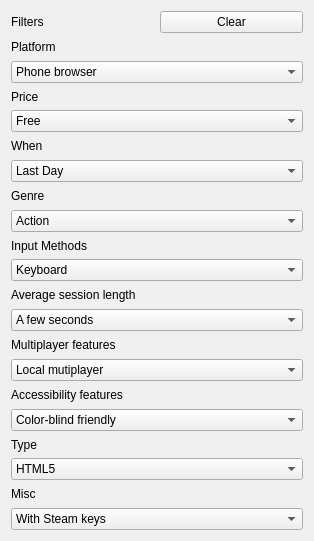
<?xml version="1.0" encoding="UTF-8"?>
<ui version="4.0">
 <class>Form</class>
 <widget class="QWidget" name="Form">
  <property name="geometry">
   <rect>
    <x>0</x>
    <y>0</y>
    <width>314</width>
    <height>541</height>
   </rect>
  </property>
  <property name="windowTitle">
   <string>Form</string>
  </property>
  <layout class="QGridLayout" name="gridLayout">
   <item row="0" column="0">
    <widget class="QLabel" name="label">
     <property name="text">
      <string>Filters</string>
     </property>
    </widget>
   </item>
   <item row="0" column="1">
    <widget class="QPushButton" name="pushButton_2">
     <property name="text">
      <string>Clear</string>
     </property>
     <property name="icon">
      <iconset>
       <normaloff>../icons/cleaning_services_24dp_1F1F1F_FILL0_wght400_GRAD0_opsz24.png</normaloff>../icons/cleaning_services_24dp_1F1F1F_FILL0_wght400_GRAD0_opsz24.png</iconset>
     </property>
    </widget>
   </item>
   <item row="1" column="0" colspan="2">
    <widget class="QLabel" name="label_2">
     <property name="text">
      <string>Platform</string>
     </property>
    </widget>
   </item>
   <item row="2" column="0" colspan="2">
    <widget class="QComboBox" name="comboBox_2">
     <item>
      <property name="text">
       <string>Phone browser</string>
      </property>
      <property name="icon">
       <iconset>
        <normaloff>../icons/captive_portal_24dp_1F1F1F_FILL0_wght400_GRAD0_opsz24.png</normaloff>../icons/captive_portal_24dp_1F1F1F_FILL0_wght400_GRAD0_opsz24.png</iconset>
      </property>
     </item>
     <item>
      <property name="text">
       <string>Web browser</string>
      </property>
      <property name="icon">
       <iconset>
        <normaloff>../icons/captive_portal_24dp_1F1F1F_FILL0_wght400_GRAD0_opsz24.png</normaloff>../icons/captive_portal_24dp_1F1F1F_FILL0_wght400_GRAD0_opsz24.png</iconset>
      </property>
     </item>
     <item>
      <property name="text">
       <string>Windows</string>
      </property>
      <property name="icon">
       <iconset>
        <normaloff>../icons/desktop_windows_24dp_1F1F1F_FILL0_wght400_GRAD0_opsz24.png</normaloff>../icons/desktop_windows_24dp_1F1F1F_FILL0_wght400_GRAD0_opsz24.png</iconset>
      </property>
     </item>
     <item>
      <property name="text">
       <string>macOS</string>
      </property>
      <property name="icon">
       <iconset>
        <normaloff>../icons/desktop_mac_24dp_1F1F1F_FILL0_wght400_GRAD0_opsz24.png</normaloff>../icons/desktop_mac_24dp_1F1F1F_FILL0_wght400_GRAD0_opsz24.png</iconset>
      </property>
     </item>
     <item>
      <property name="text">
       <string>Linux</string>
      </property>
      <property name="icon">
       <iconset>
        <normaloff>../icons/desktop_windows_24dp_1F1F1F_FILL0_wght400_GRAD0_opsz24.png</normaloff>../icons/desktop_windows_24dp_1F1F1F_FILL0_wght400_GRAD0_opsz24.png</iconset>
      </property>
     </item>
     <item>
      <property name="text">
       <string>Android</string>
      </property>
      <property name="icon">
       <iconset>
        <normaloff>../icons/android_24dp_1F1F1F_FILL0_wght400_GRAD0_opsz24.png</normaloff>../icons/android_24dp_1F1F1F_FILL0_wght400_GRAD0_opsz24.png</iconset>
      </property>
     </item>
     <item>
      <property name="text">
       <string>iOS</string>
      </property>
      <property name="icon">
       <iconset>
        <normaloff>../icons/mobile_2_24dp_1F1F1F_FILL0_wght400_GRAD0_opsz24.png</normaloff>../icons/mobile_2_24dp_1F1F1F_FILL0_wght400_GRAD0_opsz24.png</iconset>
      </property>
     </item>
    </widget>
   </item>
   <item row="3" column="0" colspan="2">
    <widget class="QLabel" name="label_3">
     <property name="text">
      <string>Price</string>
     </property>
    </widget>
   </item>
   <item row="4" column="0" colspan="2">
    <widget class="QComboBox" name="comboBox_3">
     <item>
      <property name="text">
       <string>Free</string>
      </property>
      <property name="icon">
       <iconset>
        <normaloff>../icons/hov_24dp_1F1F1F_FILL0_wght400_GRAD0_opsz24.png</normaloff>../icons/hov_24dp_1F1F1F_FILL0_wght400_GRAD0_opsz24.png</iconset>
      </property>
     </item>
     <item>
      <property name="text">
       <string>On Sale</string>
      </property>
      <property name="icon">
       <iconset>
        <normaloff>../icons/percent_24dp_1F1F1F_FILL0_wght400_GRAD0_opsz24.png</normaloff>../icons/percent_24dp_1F1F1F_FILL0_wght400_GRAD0_opsz24.png</iconset>
      </property>
     </item>
     <item>
      <property name="text">
       <string>Paid</string>
      </property>
      <property name="icon">
       <iconset>
        <normaloff>../icons/paid_24dp_1F1F1F_FILL0_wght400_GRAD0_opsz24.png</normaloff>../icons/paid_24dp_1F1F1F_FILL0_wght400_GRAD0_opsz24.png</iconset>
      </property>
     </item>
     <item>
      <property name="text">
       <string>$5 or less</string>
      </property>
      <property name="icon">
       <iconset>
        <normaloff>../icons/paid_24dp_1F1F1F_FILL0_wght400_GRAD0_opsz24.png</normaloff>../icons/paid_24dp_1F1F1F_FILL0_wght400_GRAD0_opsz24.png</iconset>
      </property>
     </item>
     <item>
      <property name="text">
       <string>$15 or less</string>
      </property>
      <property name="icon">
       <iconset>
        <normaloff>../icons/paid_24dp_1F1F1F_FILL0_wght400_GRAD0_opsz24.png</normaloff>../icons/paid_24dp_1F1F1F_FILL0_wght400_GRAD0_opsz24.png</iconset>
      </property>
     </item>
    </widget>
   </item>
   <item row="5" column="0" colspan="2">
    <widget class="QLabel" name="label_4">
     <property name="text">
      <string>When</string>
     </property>
    </widget>
   </item>
   <item row="6" column="0" colspan="2">
    <widget class="QComboBox" name="comboBox_4">
     <item>
      <property name="text">
       <string>Last Day</string>
      </property>
      <property name="icon">
       <iconset>
        <normaloff>../icons/today_24dp_1F1F1F_FILL0_wght400_GRAD0_opsz24.png</normaloff>../icons/today_24dp_1F1F1F_FILL0_wght400_GRAD0_opsz24.png</iconset>
      </property>
     </item>
     <item>
      <property name="text">
       <string>Last 7 days</string>
      </property>
      <property name="icon">
       <iconset>
        <normaloff>../icons/date_range_24dp_1F1F1F_FILL0_wght400_GRAD0_opsz24.png</normaloff>../icons/date_range_24dp_1F1F1F_FILL0_wght400_GRAD0_opsz24.png</iconset>
      </property>
     </item>
     <item>
      <property name="text">
       <string>Last 30 days</string>
      </property>
      <property name="icon">
       <iconset>
        <normaloff>../icons/calendar_month_24dp_1F1F1F_FILL0_wght400_GRAD0_opsz24.png</normaloff>../icons/calendar_month_24dp_1F1F1F_FILL0_wght400_GRAD0_opsz24.png</iconset>
      </property>
     </item>
    </widget>
   </item>
   <item row="7" column="0" colspan="2">
    <widget class="QLabel" name="label_5">
     <property name="text">
      <string>Genre</string>
     </property>
    </widget>
   </item>
   <item row="8" column="0" colspan="2">
    <widget class="QComboBox" name="comboBox_5">
     <item>
      <property name="text">
       <string>Action</string>
      </property>
      <property name="icon">
       <iconset>
        <normaloff>../icons/falling_24dp_1F1F1F_FILL0_wght400_GRAD0_opsz24.png</normaloff>../icons/falling_24dp_1F1F1F_FILL0_wght400_GRAD0_opsz24.png</iconset>
      </property>
     </item>
     <item>
      <property name="text">
       <string>Adventure</string>
      </property>
      <property name="icon">
       <iconset>
        <normaloff>../icons/hiking_24dp_1F1F1F_FILL0_wght400_GRAD0_opsz24.png</normaloff>../icons/hiking_24dp_1F1F1F_FILL0_wght400_GRAD0_opsz24.png</iconset>
      </property>
     </item>
     <item>
      <property name="text">
       <string>Card Game</string>
      </property>
      <property name="icon">
       <iconset>
        <normaloff>../icons/playing_cards_24dp_1F1F1F_FILL0_wght400_GRAD0_opsz24.png</normaloff>../icons/playing_cards_24dp_1F1F1F_FILL0_wght400_GRAD0_opsz24.png</iconset>
      </property>
     </item>
     <item>
      <property name="text">
       <string>Educational</string>
      </property>
      <property name="icon">
       <iconset>
        <normaloff>../icons/school_24dp_1F1F1F_FILL0_wght400_GRAD0_opsz24.png</normaloff>../icons/school_24dp_1F1F1F_FILL0_wght400_GRAD0_opsz24.png</iconset>
      </property>
     </item>
     <item>
      <property name="text">
       <string>Fighting</string>
      </property>
      <property name="icon">
       <iconset>
        <normaloff>../icons/sports_martial_arts_24dp_1F1F1F_FILL0_wght400_GRAD0_opsz24.png</normaloff>../icons/sports_martial_arts_24dp_1F1F1F_FILL0_wght400_GRAD0_opsz24.png</iconset>
      </property>
     </item>
     <item>
      <property name="text">
       <string>Interactive Fiction</string>
      </property>
      <property name="icon">
       <iconset>
        <normaloff>../icons/format_clear_24dp_1F1F1F_FILL0_wght400_GRAD0_opsz24.png</normaloff>../icons/format_clear_24dp_1F1F1F_FILL0_wght400_GRAD0_opsz24.png</iconset>
      </property>
     </item>
     <item>
      <property name="text">
       <string>Platformer</string>
      </property>
      <property name="icon">
       <iconset>
        <normaloff>../icons/directions_run_24dp_1F1F1F_FILL0_wght400_GRAD0_opsz24.png</normaloff>../icons/directions_run_24dp_1F1F1F_FILL0_wght400_GRAD0_opsz24.png</iconset>
      </property>
     </item>
     <item>
      <property name="text">
       <string>Puzzle</string>
      </property>
      <property name="icon">
       <iconset>
        <normaloff>../icons/extension_24dp_1F1F1F_FILL0_wght400_GRAD0_opsz24.png</normaloff>../icons/extension_24dp_1F1F1F_FILL0_wght400_GRAD0_opsz24.png</iconset>
      </property>
     </item>
     <item>
      <property name="text">
       <string>Racing</string>
      </property>
      <property name="icon">
       <iconset>
        <normaloff>../icons/motorcycle_24dp_1F1F1F_FILL0_wght400_GRAD0_opsz24.png</normaloff>../icons/motorcycle_24dp_1F1F1F_FILL0_wght400_GRAD0_opsz24.png</iconset>
      </property>
     </item>
     <item>
      <property name="text">
       <string>Rhytm</string>
      </property>
      <property name="icon">
       <iconset>
        <normaloff>../icons/nightlife_24dp_1F1F1F_FILL0_wght400_GRAD0_opsz24.png</normaloff>../icons/nightlife_24dp_1F1F1F_FILL0_wght400_GRAD0_opsz24.png</iconset>
      </property>
     </item>
     <item>
      <property name="text">
       <string>Role Playing</string>
      </property>
      <property name="icon">
       <iconset>
        <normaloff>../icons/castle_24dp_1F1F1F_FILL0_wght400_GRAD0_opsz24.png</normaloff>../icons/castle_24dp_1F1F1F_FILL0_wght400_GRAD0_opsz24.png</iconset>
      </property>
     </item>
     <item>
      <property name="text">
       <string>Shooter</string>
      </property>
      <property name="icon">
       <iconset>
        <normaloff>../icons/target_24dp_1F1F1F_FILL0_wght400_GRAD0_opsz24.png</normaloff>../icons/target_24dp_1F1F1F_FILL0_wght400_GRAD0_opsz24.png</iconset>
      </property>
     </item>
     <item>
      <property name="text">
       <string>Simulation</string>
      </property>
      <property name="icon">
       <iconset>
        <normaloff>../icons/simulation_24dp_1F1F1F_FILL0_wght400_GRAD0_opsz24.png</normaloff>../icons/simulation_24dp_1F1F1F_FILL0_wght400_GRAD0_opsz24.png</iconset>
      </property>
     </item>
     <item>
      <property name="text">
       <string>Sports</string>
      </property>
      <property name="icon">
       <iconset>
        <normaloff>../icons/directions_run_24dp_1F1F1F_FILL0_wght400_GRAD0_opsz24.png</normaloff>../icons/directions_run_24dp_1F1F1F_FILL0_wght400_GRAD0_opsz24.png</iconset>
      </property>
     </item>
     <item>
      <property name="text">
       <string>Strategy</string>
      </property>
      <property name="icon">
       <iconset>
        <normaloff>../icons/strategy_24dp_1F1F1F_FILL0_wght400_GRAD0_opsz24.png</normaloff>../icons/strategy_24dp_1F1F1F_FILL0_wght400_GRAD0_opsz24.png</iconset>
      </property>
     </item>
     <item>
      <property name="text">
       <string>Survival</string>
      </property>
      <property name="icon">
       <iconset>
        <normaloff>../icons/cardiology_24dp_1F1F1F_FILL0_wght400_GRAD0_opsz24.png</normaloff>../icons/cardiology_24dp_1F1F1F_FILL0_wght400_GRAD0_opsz24.png</iconset>
      </property>
     </item>
     <item>
      <property name="text">
       <string>Visual Novel</string>
      </property>
      <property name="icon">
       <iconset>
        <normaloff>../icons/planner_banner_ad_pt_24dp_1F1F1F_FILL0_wght400_GRAD0_opsz24.png</normaloff>../icons/planner_banner_ad_pt_24dp_1F1F1F_FILL0_wght400_GRAD0_opsz24.png</iconset>
      </property>
     </item>
     <item>
      <property name="text">
       <string>Other</string>
      </property>
      <property name="icon">
       <iconset>
        <normaloff>../icons/alt_route_24dp_1F1F1F_FILL0_wght400_GRAD0_opsz24.png</normaloff>../icons/alt_route_24dp_1F1F1F_FILL0_wght400_GRAD0_opsz24.png</iconset>
      </property>
     </item>
    </widget>
   </item>
   <item row="9" column="0" colspan="2">
    <widget class="QLabel" name="label_6">
     <property name="text">
      <string>Input Methods</string>
     </property>
    </widget>
   </item>
   <item row="10" column="0" colspan="2">
    <widget class="QComboBox" name="comboBox_6">
     <item>
      <property name="text">
       <string>Keyboard</string>
      </property>
      <property name="icon">
       <iconset>
        <normaloff>../icons/keyboard_alt_24dp_1F1F1F_FILL0_wght400_GRAD0_opsz24.png</normaloff>../icons/keyboard_alt_24dp_1F1F1F_FILL0_wght400_GRAD0_opsz24.png</iconset>
      </property>
     </item>
     <item>
      <property name="text">
       <string>Mouse</string>
      </property>
      <property name="icon">
       <iconset>
        <normaloff>../icons/mouse_24dp_1F1F1F_FILL0_wght400_GRAD0_opsz24.png</normaloff>../icons/mouse_24dp_1F1F1F_FILL0_wght400_GRAD0_opsz24.png</iconset>
      </property>
     </item>
     <item>
      <property name="text">
       <string>Xbox controller</string>
      </property>
      <property name="icon">
       <iconset>
        <normaloff>../icons/stadia_controller_24dp_1F1F1F_FILL0_wght400_GRAD0_opsz24.png</normaloff>../icons/stadia_controller_24dp_1F1F1F_FILL0_wght400_GRAD0_opsz24.png</iconset>
      </property>
     </item>
     <item>
      <property name="text">
       <string>Gamepad (any)</string>
      </property>
      <property name="icon">
       <iconset>
        <normaloff>../icons/stadia_controller_24dp_1F1F1F_FILL0_wght400_GRAD0_opsz24.png</normaloff>../icons/stadia_controller_24dp_1F1F1F_FILL0_wght400_GRAD0_opsz24.png</iconset>
      </property>
     </item>
     <item>
      <property name="text">
       <string>Joystick</string>
      </property>
      <property name="icon">
       <iconset>
        <normaloff>../icons/joystick_24dp_1F1F1F_FILL0_wght400_GRAD0_opsz24.png</normaloff>../icons/joystick_24dp_1F1F1F_FILL0_wght400_GRAD0_opsz24.png</iconset>
      </property>
     </item>
     <item>
      <property name="text">
       <string>Touchscreen</string>
      </property>
      <property name="icon">
       <iconset>
        <normaloff>../icons/mobile_2_24dp_1F1F1F_FILL0_wght400_GRAD0_opsz24.png</normaloff>../icons/mobile_2_24dp_1F1F1F_FILL0_wght400_GRAD0_opsz24.png</iconset>
      </property>
     </item>
     <item>
      <property name="text">
       <string>Voice control</string>
      </property>
      <property name="icon">
       <iconset>
        <normaloff>../icons/record_voice_over_24dp_1F1F1F_FILL0_wght400_GRAD0_opsz24.png</normaloff>../icons/record_voice_over_24dp_1F1F1F_FILL0_wght400_GRAD0_opsz24.png</iconset>
      </property>
     </item>
     <item>
      <property name="text">
       <string>Oculus Rift</string>
      </property>
      <property name="icon">
       <iconset>
        <normaloff>../icons/panorama_photosphere_24dp_1F1F1F_FILL0_wght400_GRAD0_opsz24.png</normaloff>../icons/panorama_photosphere_24dp_1F1F1F_FILL0_wght400_GRAD0_opsz24.png</iconset>
      </property>
     </item>
     <item>
      <property name="text">
       <string>Leap Motion</string>
      </property>
      <property name="icon">
       <iconset>
        <normaloff>../icons/pan_tool_24dp_1F1F1F_FILL0_wght400_GRAD0_opsz24.png</normaloff>../icons/pan_tool_24dp_1F1F1F_FILL0_wght400_GRAD0_opsz24.png</iconset>
      </property>
     </item>
     <item>
      <property name="text">
       <string>Wiimote</string>
      </property>
      <property name="icon">
       <iconset>
        <normaloff>../icons/stadia_controller_24dp_1F1F1F_FILL0_wght400_GRAD0_opsz24.png</normaloff>../icons/stadia_controller_24dp_1F1F1F_FILL0_wght400_GRAD0_opsz24.png</iconset>
      </property>
     </item>
     <item>
      <property name="text">
       <string>Kinect</string>
      </property>
      <property name="icon">
       <iconset>
        <normaloff>../icons/camera_video_24dp_1F1F1F_FILL0_wght400_GRAD0_opsz24.png</normaloff>../icons/camera_video_24dp_1F1F1F_FILL0_wght400_GRAD0_opsz24.png</iconset>
      </property>
     </item>
     <item>
      <property name="text">
       <string>NeuroSky Mindwave</string>
      </property>
      <property name="icon">
       <iconset>
        <normaloff>../icons/network_intelligence_24dp_1F1F1F_FILL0_wght400_GRAD0_opsz24.png</normaloff>../icons/network_intelligence_24dp_1F1F1F_FILL0_wght400_GRAD0_opsz24.png</iconset>
      </property>
     </item>
     <item>
      <property name="text">
       <string>Accelerometer</string>
      </property>
      <property name="icon">
       <iconset>
        <normaloff>../icons/motion_blur_24dp_1F1F1F_FILL0_wght400_GRAD0_opsz24.png</normaloff>../icons/motion_blur_24dp_1F1F1F_FILL0_wght400_GRAD0_opsz24.png</iconset>
      </property>
     </item>
     <item>
      <property name="text">
       <string>OSVR (Open-Source Virtual Reality)</string>
      </property>
      <property name="icon">
       <iconset>
        <normaloff>../icons/panorama_photosphere_24dp_1F1F1F_FILL0_wght400_GRAD0_opsz24.png</normaloff>../icons/panorama_photosphere_24dp_1F1F1F_FILL0_wght400_GRAD0_opsz24.png</iconset>
      </property>
     </item>
     <item>
      <property name="text">
       <string>Smartphone</string>
      </property>
      <property name="icon">
       <iconset>
        <normaloff>../icons/mobile_2_24dp_1F1F1F_FILL0_wght400_GRAD0_opsz24.png</normaloff>../icons/mobile_2_24dp_1F1F1F_FILL0_wght400_GRAD0_opsz24.png</iconset>
      </property>
     </item>
     <item>
      <property name="text">
       <string>Dance pad</string>
      </property>
      <property name="icon">
       <iconset>
        <normaloff>../icons/cadence_24dp_1F1F1F_FILL0_wght400_GRAD0_opsz24.png</normaloff>../icons/cadence_24dp_1F1F1F_FILL0_wght400_GRAD0_opsz24.png</iconset>
      </property>
     </item>
     <item>
      <property name="text">
       <string>HTC Vive</string>
      </property>
      <property name="icon">
       <iconset>
        <normaloff>../icons/panorama_photosphere_24dp_1F1F1F_FILL0_wght400_GRAD0_opsz24.png</normaloff>../icons/panorama_photosphere_24dp_1F1F1F_FILL0_wght400_GRAD0_opsz24.png</iconset>
      </property>
     </item>
     <item>
      <property name="text">
       <string>Google Daydream VR</string>
      </property>
      <property name="icon">
       <iconset>
        <normaloff>../icons/panorama_photosphere_24dp_1F1F1F_FILL0_wght400_GRAD0_opsz24.png</normaloff>../icons/panorama_photosphere_24dp_1F1F1F_FILL0_wght400_GRAD0_opsz24.png</iconset>
      </property>
     </item>
     <item>
      <property name="text">
       <string>Google Cardboard VR</string>
      </property>
      <property name="icon">
       <iconset>
        <normaloff>../icons/playing_cards_24dp_1F1F1F_FILL0_wght400_GRAD0_opsz24.png</normaloff>../icons/playing_cards_24dp_1F1F1F_FILL0_wght400_GRAD0_opsz24.png</iconset>
      </property>
     </item>
     <item>
      <property name="text">
       <string>Playstation controller</string>
      </property>
      <property name="icon">
       <iconset>
        <normaloff>../icons/stadia_controller_24dp_1F1F1F_FILL0_wght400_GRAD0_opsz24.png</normaloff>../icons/stadia_controller_24dp_1F1F1F_FILL0_wght400_GRAD0_opsz24.png</iconset>
      </property>
     </item>
     <item>
      <property name="text">
       <string>MIDI controller</string>
      </property>
      <property name="icon">
       <iconset>
        <normaloff>../icons/piano_24dp_1F1F1F_FILL0_wght400_GRAD0_opsz24.png</normaloff>../icons/piano_24dp_1F1F1F_FILL0_wght400_GRAD0_opsz24.png</iconset>
      </property>
     </item>
     <item>
      <property name="text">
       <string>Joy-Con</string>
      </property>
      <property name="icon">
       <iconset>
        <normaloff>../icons/stadia_controller_24dp_1F1F1F_FILL0_wght400_GRAD0_opsz24.png</normaloff>../icons/stadia_controller_24dp_1F1F1F_FILL0_wght400_GRAD0_opsz24.png</iconset>
      </property>
     </item>
     <item>
      <property name="text">
       <string>Magic Leap</string>
      </property>
      <property name="icon">
       <iconset>
        <normaloff>../icons/view_in_ar_24dp_1F1F1F_FILL0_wght400_GRAD0_opsz24.png</normaloff>../icons/view_in_ar_24dp_1F1F1F_FILL0_wght400_GRAD0_opsz24.png</iconset>
      </property>
     </item>
     <item>
      <property name="text">
       <string>Oculus Quest</string>
      </property>
      <property name="icon">
       <iconset>
        <normaloff>../icons/panorama_photosphere_24dp_1F1F1F_FILL0_wght400_GRAD0_opsz24.png</normaloff>../icons/panorama_photosphere_24dp_1F1F1F_FILL0_wght400_GRAD0_opsz24.png</iconset>
      </property>
     </item>
     <item>
      <property name="text">
       <string>Windows Mixed Reality</string>
      </property>
      <property name="icon">
       <iconset>
        <normaloff>../icons/view_in_ar_24dp_1F1F1F_FILL0_wght400_GRAD0_opsz24.png</normaloff>../icons/view_in_ar_24dp_1F1F1F_FILL0_wght400_GRAD0_opsz24.png</iconset>
      </property>
     </item>
     <item>
      <property name="text">
       <string>Valve Index</string>
      </property>
      <property name="icon">
       <iconset>
        <normaloff>../icons/panorama_photosphere_24dp_1F1F1F_FILL0_wght400_GRAD0_opsz24.png</normaloff>../icons/panorama_photosphere_24dp_1F1F1F_FILL0_wght400_GRAD0_opsz24.png</iconset>
      </property>
     </item>
    </widget>
   </item>
   <item row="11" column="0" colspan="2">
    <widget class="QLabel" name="label_7">
     <property name="text">
      <string>Average session length</string>
     </property>
    </widget>
   </item>
   <item row="12" column="0" colspan="2">
    <widget class="QComboBox" name="comboBox_7">
     <item>
      <property name="text">
       <string>A few seconds</string>
      </property>
      <property name="icon">
       <iconset>
        <normaloff>../icons/alarm_24dp_1F1F1F_FILL0_wght400_GRAD0_opsz24.png</normaloff>../icons/alarm_24dp_1F1F1F_FILL0_wght400_GRAD0_opsz24.png</iconset>
      </property>
     </item>
     <item>
      <property name="text">
       <string>A few minutes</string>
      </property>
      <property name="icon">
       <iconset>
        <normaloff>../icons/schedule_24dp_1F1F1F_FILL0_wght400_GRAD0_opsz24.png</normaloff>../icons/schedule_24dp_1F1F1F_FILL0_wght400_GRAD0_opsz24.png</iconset>
      </property>
     </item>
     <item>
      <property name="text">
       <string>About a half-hour</string>
      </property>
      <property name="icon">
       <iconset>
        <normaloff>../icons/pace_24dp_1F1F1F_FILL0_wght400_GRAD0_opsz24.png</normaloff>../icons/pace_24dp_1F1F1F_FILL0_wght400_GRAD0_opsz24.png</iconset>
      </property>
     </item>
     <item>
      <property name="text">
       <string>About an hour</string>
      </property>
      <property name="icon">
       <iconset>
        <normaloff>../icons/pace_24dp_1F1F1F_FILL0_wght400_GRAD0_opsz24.png</normaloff>../icons/pace_24dp_1F1F1F_FILL0_wght400_GRAD0_opsz24.png</iconset>
      </property>
     </item>
     <item>
      <property name="text">
       <string>A few hours</string>
      </property>
      <property name="icon">
       <iconset>
        <normaloff>../icons/pace_24dp_1F1F1F_FILL0_wght400_GRAD0_opsz24.png</normaloff>../icons/pace_24dp_1F1F1F_FILL0_wght400_GRAD0_opsz24.png</iconset>
      </property>
     </item>
     <item>
      <property name="text">
       <string>Days or more</string>
      </property>
      <property name="icon">
       <iconset>
        <normaloff>../icons/calendar_month_24dp_1F1F1F_FILL0_wght400_GRAD0_opsz24.png</normaloff>../icons/calendar_month_24dp_1F1F1F_FILL0_wght400_GRAD0_opsz24.png</iconset>
      </property>
     </item>
    </widget>
   </item>
   <item row="13" column="0" colspan="2">
    <widget class="QLabel" name="label_8">
     <property name="text">
      <string>Multiplayer features</string>
     </property>
    </widget>
   </item>
   <item row="14" column="0" colspan="2">
    <widget class="QComboBox" name="comboBox_8">
     <item>
      <property name="text">
       <string>Local mutiplayer</string>
      </property>
      <property name="icon">
       <iconset>
        <normaloff>../icons/diversity_3_24dp_1F1F1F_FILL0_wght400_GRAD0_opsz24.png</normaloff>../icons/diversity_3_24dp_1F1F1F_FILL0_wght400_GRAD0_opsz24.png</iconset>
      </property>
     </item>
     <item>
      <property name="text">
       <string>Server-based networked multiplayer</string>
      </property>
      <property name="icon">
       <iconset>
        <normaloff>../icons/hard_drive_24dp_1F1F1F_FILL0_wght400_GRAD0_opsz24.png</normaloff>../icons/hard_drive_24dp_1F1F1F_FILL0_wght400_GRAD0_opsz24.png</iconset>
      </property>
     </item>
     <item>
      <property name="text">
       <string>Ad-hoc networked multiplayer</string>
      </property>
      <property name="icon">
       <iconset>
        <normaloff>../icons/hard_drive_24dp_1F1F1F_FILL0_wght400_GRAD0_opsz24.png</normaloff>../icons/hard_drive_24dp_1F1F1F_FILL0_wght400_GRAD0_opsz24.png</iconset>
      </property>
     </item>
    </widget>
   </item>
   <item row="15" column="0" colspan="2">
    <widget class="QLabel" name="label_9">
     <property name="text">
      <string>Accessibility features</string>
     </property>
    </widget>
   </item>
   <item row="16" column="0" colspan="2">
    <widget class="QComboBox" name="comboBox_9">
     <item>
      <property name="text">
       <string>Color-blind friendly</string>
      </property>
      <property name="icon">
       <iconset>
        <normaloff>../icons/dropper_eye_24dp_1F1F1F_FILL0_wght400_GRAD0_opsz24.png</normaloff>../icons/dropper_eye_24dp_1F1F1F_FILL0_wght400_GRAD0_opsz24.png</iconset>
      </property>
     </item>
     <item>
      <property name="text">
       <string>Subtitles</string>
      </property>
      <property name="icon">
       <iconset>
        <normaloff>../icons/closed_caption_24dp_1F1F1F_FILL0_wght400_GRAD0_opsz24.png</normaloff>../icons/closed_caption_24dp_1F1F1F_FILL0_wght400_GRAD0_opsz24.png</iconset>
      </property>
     </item>
     <item>
      <property name="text">
       <string>Configurable controls</string>
      </property>
      <property name="icon">
       <iconset>
        <normaloff>../icons/settings_applications_24dp_1F1F1F_FILL0_wght400_GRAD0_opsz24.png</normaloff>../icons/settings_applications_24dp_1F1F1F_FILL0_wght400_GRAD0_opsz24.png</iconset>
      </property>
     </item>
     <item>
      <property name="text">
       <string>High-contrast</string>
      </property>
      <property name="icon">
       <iconset>
        <normaloff>../icons/contrast_24dp_1F1F1F_FILL0_wght400_GRAD0_opsz24.png</normaloff>../icons/contrast_24dp_1F1F1F_FILL0_wght400_GRAD0_opsz24.png</iconset>
      </property>
     </item>
     <item>
      <property name="text">
       <string>Interactive tutorial</string>
      </property>
      <property name="icon">
       <iconset>
        <normaloff>../icons/school_24dp_1F1F1F_FILL0_wght400_GRAD0_opsz24.png</normaloff>../icons/school_24dp_1F1F1F_FILL0_wght400_GRAD0_opsz24.png</iconset>
      </property>
     </item>
     <item>
      <property name="text">
       <string>One button</string>
      </property>
      <property name="icon">
       <iconset>
        <normaloff>../icons/radio_button_unchecked_24dp_1F1F1F_FILL0_wght400_GRAD0_opsz24.png</normaloff>../icons/radio_button_unchecked_24dp_1F1F1F_FILL0_wght400_GRAD0_opsz24.png</iconset>
      </property>
     </item>
     <item>
      <property name="text">
       <string>Blind friendly</string>
      </property>
      <property name="icon">
       <iconset>
        <normaloff>../icons/visibility_off_24dp_1F1F1F_FILL0_wght400_GRAD0_opsz24.png</normaloff>../icons/visibility_off_24dp_1F1F1F_FILL0_wght400_GRAD0_opsz24.png</iconset>
      </property>
     </item>
     <item>
      <property name="text">
       <string>Textless</string>
      </property>
      <property name="icon">
       <iconset>
        <normaloff>../icons/format_clear_24dp_1F1F1F_FILL0_wght400_GRAD0_opsz24.png</normaloff>../icons/format_clear_24dp_1F1F1F_FILL0_wght400_GRAD0_opsz24.png</iconset>
      </property>
     </item>
    </widget>
   </item>
   <item row="17" column="0" colspan="2">
    <widget class="QLabel" name="label_10">
     <property name="text">
      <string>Type</string>
     </property>
    </widget>
   </item>
   <item row="18" column="0" colspan="2">
    <widget class="QComboBox" name="comboBox_10">
     <item>
      <property name="text">
       <string>HTML5</string>
      </property>
      <property name="icon">
       <iconset>
        <normaloff>../icons/html_24dp_1F1F1F_FILL0_wght400_GRAD0_opsz24.png</normaloff>../icons/html_24dp_1F1F1F_FILL0_wght400_GRAD0_opsz24.png</iconset>
      </property>
     </item>
     <item>
      <property name="text">
       <string>Downloadable</string>
      </property>
      <property name="icon">
       <iconset>
        <normaloff>../icons/download_24dp_1F1F1F_FILL0_wght400_GRAD0_opsz24.png</normaloff>../icons/download_24dp_1F1F1F_FILL0_wght400_GRAD0_opsz24.png</iconset>
      </property>
     </item>
     <item>
      <property name="text">
       <string>Flash</string>
      </property>
      <property name="icon">
       <iconset>
        <normaloff>../icons/http_24dp_1F1F1F_FILL0_wght400_GRAD0_opsz24.png</normaloff>../icons/http_24dp_1F1F1F_FILL0_wght400_GRAD0_opsz24.png</iconset>
      </property>
     </item>
    </widget>
   </item>
   <item row="19" column="0" colspan="2">
    <widget class="QLabel" name="label_11">
     <property name="text">
      <string>Misc</string>
     </property>
    </widget>
   </item>
   <item row="20" column="0" colspan="2">
    <widget class="QComboBox" name="comboBox_11">
     <item>
      <property name="text">
       <string>With Steam keys</string>
      </property>
      <property name="icon">
       <iconset>
        <normaloff>../icons/key_24dp_1F1F1F_FILL0_wght400_GRAD0_opsz24.png</normaloff>../icons/key_24dp_1F1F1F_FILL0_wght400_GRAD0_opsz24.png</iconset>
      </property>
     </item>
     <item>
      <property name="text">
       <string>In game jams</string>
      </property>
      <property name="icon">
       <iconset>
        <normaloff>../icons/alarm_24dp_1F1F1F_FILL0_wght400_GRAD0_opsz24.png</normaloff>../icons/alarm_24dp_1F1F1F_FILL0_wght400_GRAD0_opsz24.png</iconset>
      </property>
     </item>
     <item>
      <property name="text">
       <string>Not in game jams</string>
      </property>
      <property name="icon">
       <iconset>
        <normaloff>../icons/schedule_24dp_1F1F1F_FILL0_wght400_GRAD0_opsz24.png</normaloff>../icons/schedule_24dp_1F1F1F_FILL0_wght400_GRAD0_opsz24.png</iconset>
      </property>
     </item>
     <item>
      <property name="text">
       <string>With demos</string>
      </property>
      <property name="icon">
       <iconset>
        <normaloff>../icons/face_4_24dp_1F1F1F_FILL0_wght400_GRAD0_opsz24.png</normaloff>../icons/face_4_24dp_1F1F1F_FILL0_wght400_GRAD0_opsz24.png</iconset>
      </property>
     </item>
     <item>
      <property name="text">
       <string>Featured</string>
      </property>
      <property name="icon">
       <iconset>
        <normaloff>../icons/featured_seasonal_and_gifts_24dp_1F1F1F_FILL0_wght400_GRAD0_opsz24.png</normaloff>../icons/featured_seasonal_and_gifts_24dp_1F1F1F_FILL0_wght400_GRAD0_opsz24.png</iconset>
      </property>
     </item>
    </widget>
   </item>
  </layout>
 </widget>
 <resources/>
 <connections/>
</ui>
